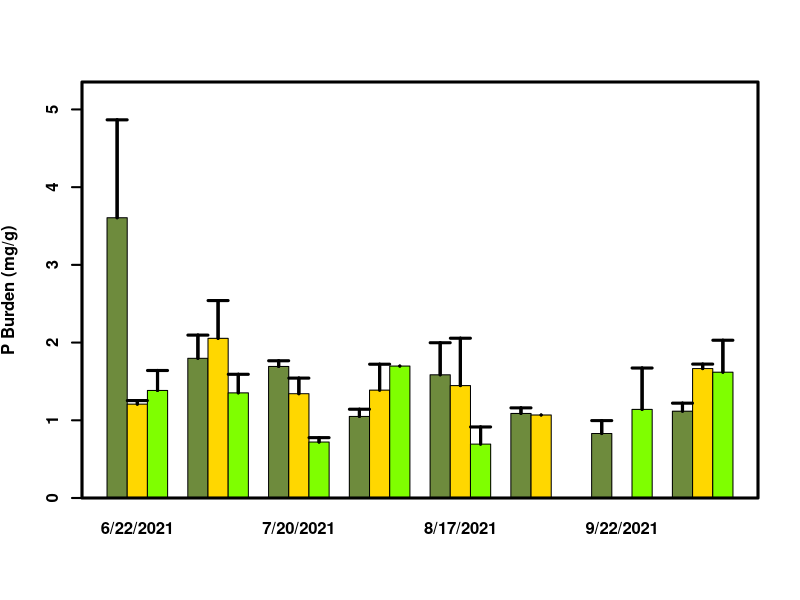

Here is the R script that generated this plot:
library(tidyverse)
library(readr)
library(plyr)
library(dplyr)

alldata <- read_csv("2_incremental/20220420_STANDING_CROP_Rafa_Interpolation_Dont_Use.csv")

alldata$SAMPLING_DATE<-factor(alldata$SAMPLING_DATE,levels = c("6/22/2021", "7/7/2021", "7/20/2021", "8/3/2021", "8/17/2021","9/9/2021", "9/22/2021", "10/13/2021"), ordered=TRUE)

# Variable date to factor

dfALL <- data.frame(alldata[which(alldata$SAMPLE_DESCRIPTOR == c("EPIL","EPIP","FILA")),])

dfEPIL <- alldata[which(alldata$SAMPLE_DESCRIPTOR == "EPIL"),]

dfEPIP <- alldata[which(alldata$SAMPLE_DESCRIPTOR == "EPIP"),]

dfFILA <- alldata[which(alldata$SAMPLE_DESCRIPTOR == "FILA"),]

ssite<-"GC"

se <- function(x, ...) sqrt(var(x, ...)/length(x))

Ylabel=expression(bold("P Burden (mg/g)"))

names(alldata)

n1<-34

mult=1

ALL.SUM<-data.frame(aggregate(as.numeric(dfALL[,n1]) ~ SAMPLING_DATE+SAMPLE_DESCRIPTOR, dfALL, mean))
ALL.SUM[,4]<-aggregate(as.numeric(dfALL[,n1]) ~ SAMPLING_DATE+SAMPLE_DESCRIPTOR, dfALL, se)[,3]
#ALL.SUM <- subset(ALL.SUM, SITE == ssite)
names(ALL.SUM)<-c("DATE","SAMPLE_DESCRIPTOR","MEAN.ALL","STDER.ALL")
ALL.SUM[,5]<--2
ALL.SUM[,c(3,4)]<-ALL.SUM[,c(3,4)]*mult 

ALL.SUM[is.na(ALL.SUM)] <- 0

ALL.SUM[ALL.SUM < 0] <- 0


aty <- seq(0, max(ALL.SUM$MEAN.ALL, na.rm=TRUE), length.out=5)

# Uniform color

names(ALL.SUM)

dev.new()

tabbedMeans <- tapply(ALL.SUM$MEAN.ALL, list(ALL.SUM$SAMPLE_DESCRIPTOR,
                                             ALL.SUM$DATE),
                      function(x) c(x = x))
tabbedSE <- tapply(ALL.SUM$STDER.ALL, list(ALL.SUM$SAMPLE_DESCRIPTOR,
                                           ALL.SUM$DATE),
                   function(x) c(x = x))

barCenters <- barplot(MEAN.ALL ~ SAMPLE_DESCRIPTOR+DATE, data = ALL.SUM, 
                      beside = TRUE, 
                      ylim = c(0, max(ALL.SUM$MEAN.ALL+ALL.SUM$STDER.ALL, na.rm=T)*1.1),
                      xlab="",
                      ylab=Ylabel,
                      #                     col=colors()[89],
                      col=c(colors()[89],"gold" , "chartreuse"),
                      font=2,
                      lwd=2
)

segments(barCenters, tabbedMeans, barCenters,
         tabbedMeans + tabbedSE, lwd = 3)

arrows(barCenters, tabbedMeans, barCenters,
       tabbedMeans + tabbedSE, lwd = 3, angle = 90,
       code = 2, length = 0.1)

box(lwd=3)















